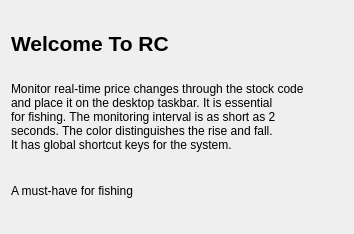
<?xml version="1.0" encoding="UTF-8"?>
<ui version="4.0">
 <class>Home</class>
 <widget class="QWidget" name="Home">
  <property name="geometry">
   <rect>
    <x>0</x>
    <y>0</y>
    <width>354</width>
    <height>234</height>
   </rect>
  </property>
  <property name="windowTitle">
   <string>Form</string>
  </property>
  <layout class="QGridLayout" name="gridLayout">
   <item row="0" column="0">
    <widget class="QLabel" name="label_5">
     <property name="text">
      <string>&lt;html&gt;&lt;head/&gt;&lt;body&gt;&lt;p&gt;&lt;span style=&quot; font-size:16pt; font-weight:600;&quot;&gt;Welcome To RC&lt;/span&gt;&lt;/p&gt;&lt;/body&gt;&lt;/html&gt;</string>
     </property>
    </widget>
   </item>
   <item row="1" column="0">
    <widget class="QLabel" name="label_6">
     <property name="text">
      <string>Monitor real-time price changes through the stock code
and place it on the desktop taskbar. It is essential
for fishing. The monitoring interval is as short as 2
seconds. The color distinguishes the rise and fall.
It has global shortcut keys for the system.</string>
     </property>
    </widget>
   </item>
   <item row="2" column="0">
    <widget class="QLabel" name="label_7">
     <property name="text">
      <string>A must-have for fishing</string>
     </property>
    </widget>
   </item>
  </layout>
 </widget>
 <resources/>
 <connections/>
</ui>
